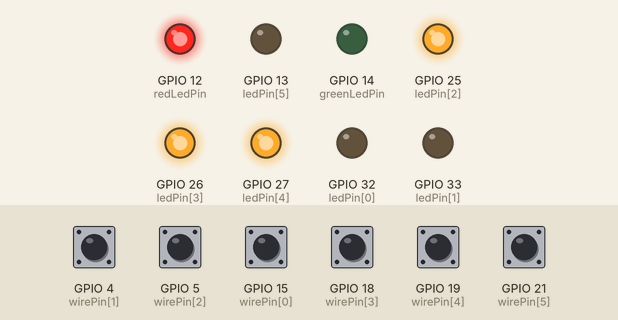
Simulated run of this sketch. Board: ESP32. Parts: output pins drawn as LEDs (lit = HIGH). Inputs (shaded band) come from the test bench; at power-on: GPIO 4 (wirePin[1]), GPIO 5 (wirePin[2]), GPIO 15 (wirePin[0]), GPIO 18 (wirePin[3]), GPIO 19 (wirePin[4]), GPIO 21 (wirePin[5]) HIGH. Random numbers use the default seed unless the sketch sets one; what the sketch prints to the serial monitor is not drawn.

Above: at 0.1 s.
Timing chart, 0 to 1.6 s (numbered marks = the images above):
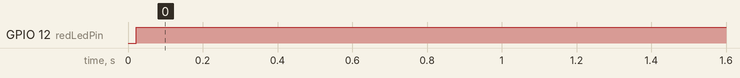

Measured:
- by itself, GPIO 12 (redLedPin): LOW → HIGH at 0.02 s

The sketch:

ComplicatedWiresModule.ino
```cpp
char serialNumChars[34] = {'A', 'B', 'C', 'D', 'E', 'F', 'G', 'H', 'I', 'J', 'K', 'L', 'M', 'N', 'P', 'Q', 'R', 'S', 'T', 'U', 'V', 'W', 'X', 'Z', '0', '1', '2', '3', '4', '5', '6', '7', '8', '9'};
String indicatorLabels[11] = {"SND", "CLR", "CAR", "IND", "FRQ", "SIG", "NSA", "MSA", "TRN", "BOB", "FRK"};
String portTypes[6] = {"DVI-D", "PS/2", "RJ-45", "Stereo RCA", "Parallel", "Serial"};
String wireColors[6] = {"WW", "RR", "WR", "BB", "WB", "RB"};

bool serialOdd = false;
int batteryAmount = 0;
bool indicatorCheck = false;
bool parallelCheck = false;
int wireAmount;
String wires[6];
bool leds[6];
bool stars[6];
bool cut[6];
int strikes = 0;
bool defused = false;
long currentMillis;
long previousRedLedMillis = 0;

//ESP32 Pins
int ledPin[6] = {32, 33, 25, 26, 27, 13};
int wirePin[6] = {15, 4, 5, 18, 19, 21};
int greenLedPin = 14;
int redLedPin = 12;

void setup() {
  //GENERAL SETUP
  Serial.begin(115200);
  randomSeed(analogRead(0));
  for (int i = 0; i < 6; i++) {
    pinMode(wirePin[i], INPUT_PULLUP);
    pinMode(ledPin[i], OUTPUT);
    digitalWrite(ledPin[i], LOW);
  }
  pinMode(greenLedPin, OUTPUT);
  pinMode(redLedPin, OUTPUT);
  digitalWrite(greenLedPin, LOW);
  digitalWrite(redLedPin, LOW);

  //BOMB SETUP
  Serial.println();
  Serial.println("--BOMB CONFIGURATION--");
  String serialNum;
  for (int i = 0; i < 5; i++) {
    serialNum += serialNumChars[random(0, 34)];
  }
  serialNum += serialNumChars[random(24, 34)];
  Serial.println(" Serial: " + serialNum);
  int x = serialNum.charAt(serialNum.length()-1);
  if (x % 2) serialOdd = true;

  int batteryWidgetAmount = random(0, 6);
  int indicatorWidgetAmount = random(0, 5-batteryWidgetAmount+1);
  int portWidgetAmount = 5-batteryWidgetAmount-indicatorWidgetAmount;
  Serial.print("Widgets: ");

  for (int i = 0; i < batteryWidgetAmount; i++) {
    if (random(0, 2)) {
      Serial.print("|2 AA|");
      batteryAmount += 2;
    } else {
      Serial.print("|1 D|");
      batteryAmount++;
    }
    Serial.print(" ");
  }

  String chosenLabels[5];
  for (int i = 0; i < indicatorWidgetAmount; i++) {
    String indicator;
    bool alreadyExists;
    do {
      alreadyExists = false;
      indicator = indicatorLabels[random(0,11)];
      for (int i = 0; i < 5; i++) {
        if (indicator == chosenLabels[i]) alreadyExists = true;
      }
    } while (alreadyExists);
    chosenLabels[i] = indicator;
    Serial.print("|");
    Serial.print(indicator);
    if (random(0,2)) {
      Serial.print("(LIT)");
      if (indicator == "FRK" || indicator == "CAR") indicatorCheck = true;
    } else Serial.print("(OFF)");
    Serial.print("| ");
  }

  for (int i = 0; i < portWidgetAmount; i++) {
    int lowerBound = 4;
    int upperBound = 2;
    int upperBound2 = 6;
    if (random(0, 2)) {
      lowerBound = 0;
      upperBound = 4;
      upperBound2 = 4;
    }
    Serial.print("|");
    int portAmount = random(0, upperBound+1);
    String chosenPorts[upperBound];
    String port;
    bool alreadyExists;
    for (int i = 0; i < portAmount; i++) {
      do {
        alreadyExists = false;
        port = portTypes[random(lowerBound, upperBound2)];
        for (int i = 0; i < upperBound; i++) {
          if (port == chosenPorts[i]) alreadyExists = true;
        }
      } while (alreadyExists);
      chosenPorts[i] = port;
      if (port == "Parallel") parallelCheck = true;
      Serial.print(port);
      if (portAmount > 1 && i < portAmount-1) Serial.print(",");
    }
    Serial.print("| ");
  }

  //MODULE SETUP
  Serial.println();
  Serial.println();
  Serial.println("--MODULE INFORMATION--");
  if (random(0, 2)) wireAmount = 6;
    else if (random(0, 2)) wireAmount = 5;
    else wireAmount = 4;
  for (int i = 0; i < wireAmount; i++) {
    int randWire;
    do {
      randWire = random(0, 6);
    } while (!wires[randWire].isEmpty());
    if (i == 0) {
      wires[randWire] = wireColors[random(0, 3)];
      leds[randWire] = 0;
      if (wires[randWire] == "WW") stars[randWire] = random(0, 2);
        else stars[randWire] = 1;
    } else {
      wires[randWire] = wireColors[random(0, 6)];
      leds[randWire] = random(0, 2);
      stars[randWire] = random(0, 2);
    }
  }
  Serial.print("   LEDs: ");
  for (int i = 0; i < 6; i++) {
    if (!leds[i]) Serial.print("--");
      else {
        Serial.print("OO");
        digitalWrite(ledPin[i], HIGH);
      }
    Serial.print(" ");
  }
  Serial.println();
  Serial.print("  Wires: ");
  for (int i = 0; i < 6; i++) {
    if (wires[i].isEmpty()) Serial.print("--");
      else Serial.print(wires[i]);
    Serial.print(" ");
  }
  Serial.println();
  Serial.print("  Stars: ");
  for (int i = 0; i < 6; i++) {
    if (!stars[i]) Serial.print("--");
      else Serial.print("**");
    Serial.print(" ");
  }

  //FIND SOLUTION
  Serial.println();
  Serial.println();
  Serial.println("--DEFUSAL SOLUTION--");
  Serial.print("    Cut: ");
  for (int i = 0; i < 6; i++) {
    if (!wires[i].isEmpty()) {
      int cutCondition;
      if (wires[i].indexOf('R') > -1 && wires[i].indexOf('B') > -1) {
        if (leds[i]) {
          if (stars[i]) cutCondition = 1;
            else cutCondition = 4;
        } else {
          if (stars[i]) cutCondition = 3;
            else cutCondition = 4;
        }
      } else if (wires[i].indexOf('R') > -1) {
        if (leds[i]) {
          cutCondition = 2;
        } else {
          if (stars[i]) cutCondition = 0;
            else cutCondition = 4;
        }
      } else if (wires[i].indexOf('B') > -1) {
        if (leds[i]) {
          cutCondition = 3;
        } else {
          if (stars[i]) cutCondition = 1;
            else cutCondition = 4;
        }
      } else {
        if (leds[i]) {
          if (stars[i]) cutCondition = 2;
            else cutCondition = 1;
        } else {
          cutCondition = 0;
        }
      }
      if ((cutCondition == 0) || (cutCondition == 2 && batteryAmount >= 2) || (cutCondition == 3 && parallelCheck) || (cutCondition == 4 && !serialOdd)) {
        cut[i] = true;
        Serial.print("XX");
      } else Serial.print ("--");
    } else Serial.print("--");
    Serial.print(" ");
  }

  //STRIKES
  Serial.println();
  Serial.println();
  Serial.println("--STATUS--");
  Serial.print("Strikes: ");
}

void loop() {
  if (strikes < 3) {
    if (defused) digitalWrite(greenLedPin, HIGH);
    defused = true;
    currentMillis = millis();
    if (currentMillis - previousRedLedMillis >= 500) {
      digitalWrite(redLedPin, LOW);
    }
    for (int i = 0; i < 6; i++) {
      if (!wires[i].isEmpty() && digitalRead(wirePin[i])) {
        if (cut[i]) cut[i] = false;
          else {
            strikes++;
            Serial.print("X ");
            previousRedLedMillis = currentMillis;
            digitalWrite(redLedPin, HIGH);
          }
        wires[i] = "";
      }
      if (cut[i]) defused = false;
    }
  } else {
    digitalWrite(redLedPin, HIGH);
    digitalWrite(greenLedPin, LOW);
  }
  delay(20);
}
```
